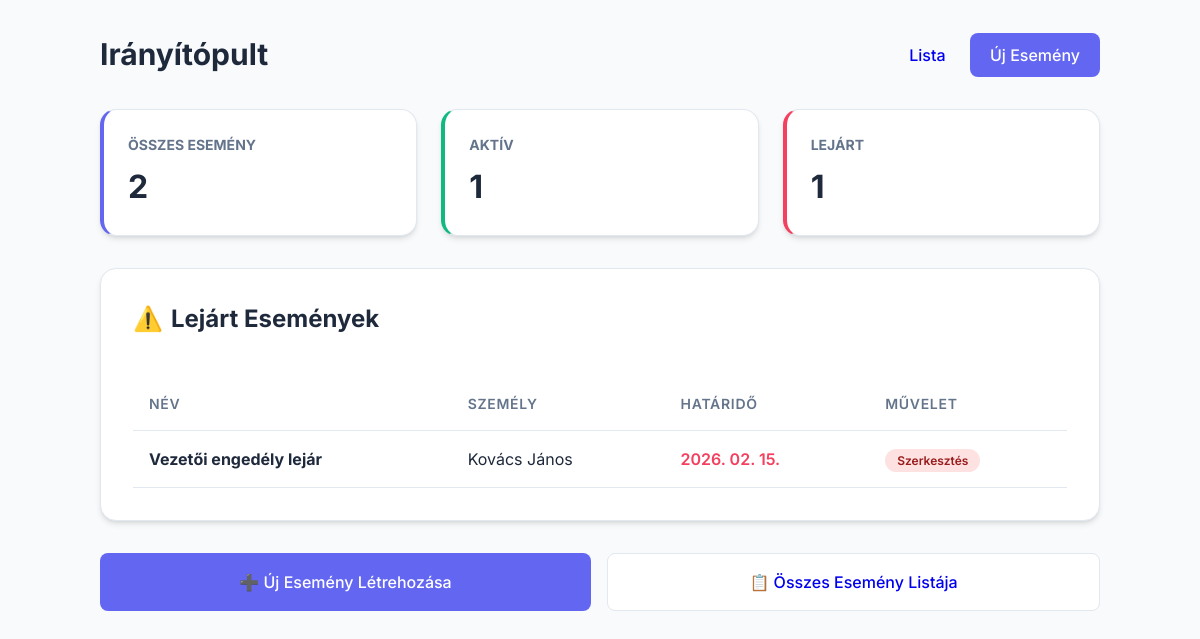
The page / on the database its author committed.
### todoapp/models.py (models this page shows, shortened)
class Event(models.Model):
    name = models.CharField(max_length=200, verbose_name="Esemény/Okmány neve")
    person = models.ForeignKey(Person, on_delete=models.CASCADE, related_name='events', verbose_name="Érintett személy")
    subcategory = models.ForeignKey(SubCategory, on_delete=models.PROTECT, related_name='events', verbose_name="Kategória")
    deadline = models.DateField(verbose_name="Érvényesség vége (határidő)")
    created_at = models.DateTimeField(auto_now_add=True)
    class Meta:
        verbose_name = "Esemény"
        verbose_name_plural = "Események"
        ordering = ['deadline']

class Person(models.Model):
    full_name = models.CharField(max_length=200, verbose_name="Név")
    email = models.EmailField(blank=True, null=True, verbose_name="E-mail")
    phone = models.CharField(max_length=20, blank=True, null=True, verbose_name="Telefonszám")
    class Meta:
        verbose_name = "Személy"
        verbose_name_plural = "Személyek"

### todoapp/views.py (the view)
# urls.py: path('', views.DashboardView.as_view(), name='dashboard'),
class DashboardView(TemplateView):
    template_name = 'todoapp/dashboard.html'
    def get_context_data(self, **kwargs):
        context = super().get_context_data(**kwargs)
        today = timezone.now().date()
        context['overdue_events'] = Event.objects.filter(deadline__lt=today).order_by('deadline')
        context['total_events'] = Event.objects.count()
        context['active_events'] = Event.objects.filter(deadline__gte=today).count()
        return context

### todoapp/templates/todoapp/dashboard.html (shortened to what this page needs)
{% extends 'todoapp/base.html' %}
{% block header_title %}Irányítópult{% endblock %}
{% block content %}
<div
    style="display: grid; grid-template-columns: repeat(auto-fit, minmax(280px, 1fr)); gap: 1.5rem; margin-bottom: 2rem;">
    <div class="card" style="padding: 1.5rem; border-left: 4px solid var(--primary);">
        <h3 style="color: var(--text-muted); font-size: 0.875rem; text-transform: uppercase;">Összes esemény</h3>
        <p style="font-size: 2rem; font-weight: 700; margin-top: 0.5rem;">{{ total_events }}</p>
    </div>
    <div class="card" style="padding: 1.5rem; border-left: 4px solid #10b981;">
        <h3 style="color: var(--text-muted); font-size: 0.875rem; text-transform: uppercase;">Aktív</h3>
        <p style="font-size: 2rem; font-weight: 700; margin-top: 0.5rem;">{{ active_events }}</p>
    </div>
    <div class="card" style="padding: 1.5rem; border-left: 4px solid var(--accent);">
        <h3 style="color: var(--text-muted); font-size: 0.875rem; text-transform: uppercase;">Lejárt</h3>
        <p style="font-size: 2rem; font-weight: 700; margin-top: 0.5rem;">{{ overdue_events.count }}</p>
    </div>
</div>
<div class="card" style="margin-bottom: 2rem;">
    <h2 style="margin-bottom: 1.5rem; display: flex; align-items: center; gap: 0.5rem;">
        <span style="color: var(--accent);">⚠️</span> Lejárt Események
    </h2>
    {% if overdue_events %}
    <div style="overflow-x: auto;">
        <table>
            <thead>
                <tr>
                    <th>Név</th>
                    <th>Személy</th>
                    <th>Határidő</th>
                    <th>Művelet</th>
                </tr>
            </thead>
            <tbody>
                {% for event in overdue_events %}
                <tr>
                    <td><strong>{{ event.name }}</strong></td>
                    <td>{{ event.person.full_name }}</td>
                    <td style="color: var(--accent); font-weight: 600;">{{ event.deadline|date:"Y. m. d." }}</td>
                    <td>
                        <a href="/admin/todoapp/event/{{ event.id }}/change/" class="status status-expired"
                            style="text-decoration: none;">Szerkesztés</a>
                    </td>
                </tr>
                {% endfor %}
            </tbody>
        </table>
    </div>
    {% else %}
    <p style="text-align: center; color: var(--text-muted); padding: 1rem;">Nincs lejárt esemény. Szép munka!</p>
    {% endif %}
</div>
<div style="display: flex; gap: 1rem; flex-wrap: wrap;">
    <a href="{% url 'event_create' %}" class="btn btn-primary"
        style="flex: 1; justify-content: center; min-width: 200px; padding: 1rem;">
        ➕ Új Esemény Létrehozása
    </a>
    <a href="{% url 'event_list' %}" class="btn"
        style="flex: 1; justify-content: center; min-width: 200px; border: 1px solid var(--border); background: #fff; padding: 1rem;">
        📋 Összes Esemény Listája
    </a>
</div>
{% endblock %}

### todoapp/templates/todoapp/base.html (style rules this page uses)
:root { --primary: #6366f1; --primary-hover: #4f46e5; --bg: #f8fafc; --card-bg: #ffffff; --text-main: #1e293b; --text-muted: #64748b; --border: #e2e8f0; --accent: #f43f5e; --shadow: 0 4px 6px -1px rgb(0 0 0 / 0.1), 0 2px 4px -2px rgb(0 0 0 / 0.1); --shadow-lg: 0 10px 15px -3px rgb(0 0 0 / 0.1), 0 4px 6px -4px rgb(0 0 0 / 0.1); }
* { margin: 0; padding: 0; box-sizing: border-box; }
body { font-family: 'Inter', sans-serif; background-color: var(--bg); color: var(--text-main); line-height: 1.5; padding: 2rem; }
.btn { display: inline-flex; align-items: center; padding: 0.625rem 1.25rem; border-radius: 0.5rem; font-weight: 500; cursor: pointer; transition: all 0.2s; text-decoration: none; border: none; gap: 0.5rem; }
.btn-primary { background-color: var(--primary); color: white; }
.card { background: var(--card-bg); border: 1px solid var(--border); border-radius: 1rem; padding: 2rem; box-shadow: var(--shadow); }
table { width: 100%; border-collapse: collapse; margin-top: 1rem; }
th, td { padding: 1rem; text-align: left; border-bottom: 1px solid var(--border); }
th { font-weight: 600; color: var(--text-muted); font-size: 0.875rem; text-transform: uppercase; letter-spacing: 0.05em; }
.status { padding: 0.25rem 0.75rem; border-radius: 9999px; font-size: 0.75rem; font-weight: 600; }
.status-expired { background: #fee2e2; color: #991b1b; }

### rows shown on the page
Event: name "Vezetői engedély lejár", person.full_name "Kovács János", deadline "2026. 02. 15."

### other values the page prints
{{ total_events }} "2"
{{ active_events }} "1"
{{ overdue_events.count }} "1"
